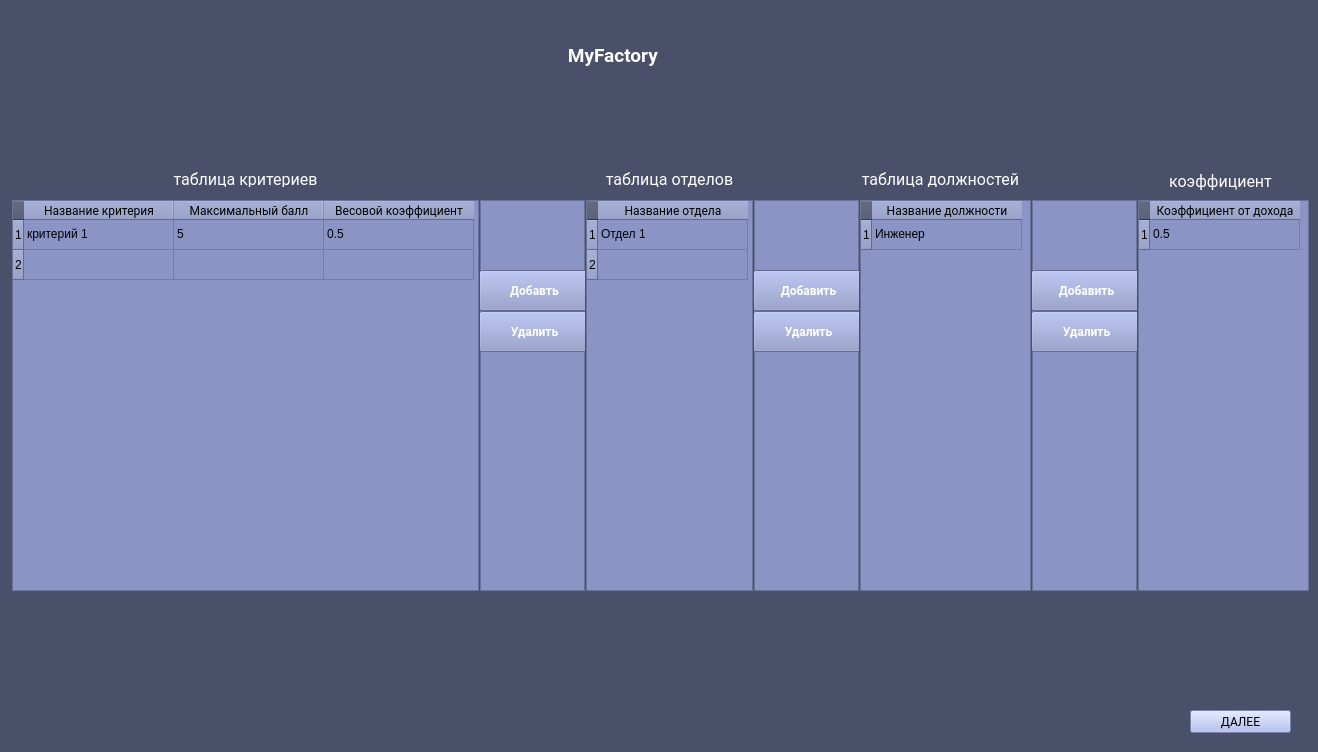
<?xml version="1.0" encoding="UTF-8"?>
<ui version="4.0">
 <class>Form</class>
 <widget class="QWidget" name="Form">
  <property name="enabled">
   <bool>true</bool>
  </property>
  <property name="geometry">
   <rect>
    <x>0</x>
    <y>0</y>
    <width>1318</width>
    <height>752</height>
   </rect>
  </property>
  <property name="windowTitle">
   <string>Form</string>
  </property>
  <property name="windowOpacity">
   <double>2.000000000000000</double>
  </property>
  <property name="styleSheet">
   <string notr="true">background-color: rgb(74, 80, 106);</string>
  </property>
  <widget class="QTableWidget" name="tableWidget">
   <property name="geometry">
    <rect>
     <x>12</x>
     <y>200</y>
     <width>467</width>
     <height>391</height>
    </rect>
   </property>
   <property name="styleSheet">
    <string notr="true">
background-color: rgb(138, 149, 197);</string>
   </property>
   <property name="rowCount">
    <number>2</number>
   </property>
   <attribute name="horizontalHeaderDefaultSectionSize">
    <number>150</number>
   </attribute>
   <row/>
   <row/>
   <column>
    <property name="text">
     <string>Название критерия</string>
    </property>
    <property name="font">
     <font>
      <family>Roboto</family>
     </font>
    </property>
    <property name="textAlignment">
     <set>AlignCenter</set>
    </property>
    <property name="background">
     <color alpha="0">
      <red>145</red>
      <green>158</green>
      <blue>208</blue>
     </color>
    </property>
   </column>
   <column>
    <property name="text">
     <string>Максимальный балл</string>
    </property>
    <property name="font">
     <font>
      <family>Roboto</family>
     </font>
    </property>
    <property name="textAlignment">
     <set>AlignCenter</set>
    </property>
   </column>
   <column>
    <property name="text">
     <string>Весовой коэффициент</string>
    </property>
    <property name="font">
     <font>
      <family>Roboto</family>
      <weight>50</weight>
      <bold>false</bold>
     </font>
    </property>
    <property name="textAlignment">
     <set>AlignCenter</set>
    </property>
   </column>
   <item row="0" column="0">
    <property name="text">
     <string>критерий 1</string>
    </property>
    <property name="background">
     <brush brushstyle="NoBrush">
      <color alpha="255">
       <red>255</red>
       <green>170</green>
       <blue>0</blue>
      </color>
     </brush>
    </property>
    <property name="foreground">
     <brush brushstyle="NoBrush">
      <color alpha="255">
       <red>255</red>
       <green>255</green>
       <blue>255</blue>
      </color>
     </brush>
    </property>
   </item>
   <item row="0" column="1">
    <property name="text">
     <string>5</string>
    </property>
    <property name="background">
     <brush brushstyle="NoBrush">
      <color alpha="255">
       <red>255</red>
       <green>255</green>
       <blue>255</blue>
      </color>
     </brush>
    </property>
    <property name="foreground">
     <brush brushstyle="NoBrush">
      <color alpha="255">
       <red>255</red>
       <green>255</green>
       <blue>255</blue>
      </color>
     </brush>
    </property>
   </item>
   <item row="0" column="2">
    <property name="text">
     <string>0.5</string>
    </property>
    <property name="foreground">
     <brush brushstyle="NoBrush">
      <color alpha="255">
       <red>255</red>
       <green>255</green>
       <blue>255</blue>
      </color>
     </brush>
    </property>
   </item>
  </widget>
  <widget class="QTableWidget" name="tableWidget_2">
   <property name="geometry">
    <rect>
     <x>586</x>
     <y>200</y>
     <width>167</width>
     <height>391</height>
    </rect>
   </property>
   <property name="styleSheet">
    <string notr="true">
background-color: rgb(138, 149, 197);</string>
   </property>
   <property name="rowCount">
    <number>2</number>
   </property>
   <attribute name="horizontalHeaderDefaultSectionSize">
    <number>150</number>
   </attribute>
   <row/>
   <row/>
   <column>
    <property name="text">
     <string>Название отдела</string>
    </property>
    <property name="font">
     <font>
      <family>Roboto</family>
     </font>
    </property>
    <property name="textAlignment">
     <set>AlignCenter</set>
    </property>
    <property name="background">
     <color alpha="0">
      <red>145</red>
      <green>158</green>
      <blue>208</blue>
     </color>
    </property>
   </column>
   <item row="0" column="0">
    <property name="text">
     <string>Отдел 1</string>
    </property>
    <property name="background">
     <brush brushstyle="NoBrush">
      <color alpha="255">
       <red>255</red>
       <green>170</green>
       <blue>0</blue>
      </color>
     </brush>
    </property>
    <property name="foreground">
     <brush brushstyle="NoBrush">
      <color alpha="255">
       <red>255</red>
       <green>255</green>
       <blue>255</blue>
      </color>
     </brush>
    </property>
   </item>
  </widget>
  <widget class="QFrame" name="frame">
   <property name="geometry">
    <rect>
     <x>480</x>
     <y>200</y>
     <width>105</width>
     <height>391</height>
    </rect>
   </property>
   <property name="styleSheet">
    <string notr="true">background-color: rgb(138, 149, 197);</string>
   </property>
   <property name="frameShape">
    <enum>QFrame::StyledPanel</enum>
   </property>
   <property name="frameShadow">
    <enum>QFrame::Raised</enum>
   </property>
   <widget class="QPushButton" name="pushButton_3">
    <property name="geometry">
     <rect>
      <x>-1</x>
      <y>70</y>
      <width>111</width>
      <height>41</height>
     </rect>
    </property>
    <property name="font">
     <font>
      <family>Roboto</family>
      <weight>75</weight>
      <bold>true</bold>
     </font>
    </property>
    <property name="styleSheet">
     <string notr="true">color: rgb(255, 255, 255);</string>
    </property>
    <property name="text">
     <string>Добавть</string>
    </property>
   </widget>
   <widget class="QPushButton" name="pushButton_2">
    <property name="enabled">
     <bool>true</bool>
    </property>
    <property name="geometry">
     <rect>
      <x>-1</x>
      <y>111</y>
      <width>111</width>
      <height>41</height>
     </rect>
    </property>
    <property name="font">
     <font>
      <family>Roboto</family>
      <weight>75</weight>
      <bold>true</bold>
     </font>
    </property>
    <property name="styleSheet">
     <string notr="true">color: rgb(255, 255, 255);</string>
    </property>
    <property name="text">
     <string>Удалить</string>
    </property>
   </widget>
  </widget>
  <widget class="QFrame" name="frame_2">
   <property name="geometry">
    <rect>
     <x>754</x>
     <y>200</y>
     <width>105</width>
     <height>391</height>
    </rect>
   </property>
   <property name="styleSheet">
    <string notr="true">background-color: rgb(138, 149, 197);</string>
   </property>
   <property name="frameShape">
    <enum>QFrame::StyledPanel</enum>
   </property>
   <property name="frameShadow">
    <enum>QFrame::Raised</enum>
   </property>
   <widget class="QPushButton" name="pushButton_4">
    <property name="geometry">
     <rect>
      <x>-1</x>
      <y>70</y>
      <width>111</width>
      <height>41</height>
     </rect>
    </property>
    <property name="font">
     <font>
      <family>Roboto</family>
      <weight>75</weight>
      <bold>true</bold>
     </font>
    </property>
    <property name="styleSheet">
     <string notr="true">color: rgb(255, 255, 255);</string>
    </property>
    <property name="text">
     <string>Добавить</string>
    </property>
   </widget>
   <widget class="QPushButton" name="pushButton_5">
    <property name="enabled">
     <bool>true</bool>
    </property>
    <property name="geometry">
     <rect>
      <x>-1</x>
      <y>111</y>
      <width>111</width>
      <height>41</height>
     </rect>
    </property>
    <property name="font">
     <font>
      <family>Roboto</family>
      <weight>75</weight>
      <bold>true</bold>
     </font>
    </property>
    <property name="styleSheet">
     <string notr="true">color: rgb(255, 255, 255);</string>
    </property>
    <property name="text">
     <string>Удалить</string>
    </property>
   </widget>
  </widget>
  <widget class="QPushButton" name="ButtonNext">
   <property name="geometry">
    <rect>
     <x>1190</x>
     <y>710</y>
     <width>101</width>
     <height>23</height>
    </rect>
   </property>
   <property name="font">
    <font>
     <family>Roboto</family>
     <pointsize>9</pointsize>
     <weight>50</weight>
     <bold>false</bold>
    </font>
   </property>
   <property name="styleSheet">
    <string notr="true">background-color: rgb(168, 182, 240);
color: rgb(0, 0, 0);</string>
   </property>
   <property name="text">
    <string>ДАЛЕЕ</string>
   </property>
  </widget>
  <widget class="QTableWidget" name="tableWidget_3">
   <property name="geometry">
    <rect>
     <x>1138</x>
     <y>200</y>
     <width>171</width>
     <height>391</height>
    </rect>
   </property>
   <property name="styleSheet">
    <string notr="true">
background-color: rgb(138, 149, 197);</string>
   </property>
   <property name="autoScroll">
    <bool>true</bool>
   </property>
   <property name="dragDropOverwriteMode">
    <bool>true</bool>
   </property>
   <property name="wordWrap">
    <bool>true</bool>
   </property>
   <property name="rowCount">
    <number>1</number>
   </property>
   <attribute name="horizontalHeaderDefaultSectionSize">
    <number>150</number>
   </attribute>
   <row/>
   <column>
    <property name="text">
     <string>Коэффициент от дохода</string>
    </property>
    <property name="font">
     <font>
      <family>Roboto</family>
     </font>
    </property>
    <property name="textAlignment">
     <set>AlignCenter</set>
    </property>
    <property name="background">
     <color alpha="0">
      <red>145</red>
      <green>158</green>
      <blue>208</blue>
     </color>
    </property>
   </column>
   <item row="0" column="0">
    <property name="text">
     <string>0.5</string>
    </property>
    <property name="background">
     <brush brushstyle="NoBrush">
      <color alpha="255">
       <red>255</red>
       <green>170</green>
       <blue>0</blue>
      </color>
     </brush>
    </property>
    <property name="foreground">
     <brush brushstyle="NoBrush">
      <color alpha="255">
       <red>255</red>
       <green>255</green>
       <blue>255</blue>
      </color>
     </brush>
    </property>
   </item>
  </widget>
  <widget class="QLabel" name="label">
   <property name="geometry">
    <rect>
     <x>165</x>
     <y>171</y>
     <width>161</width>
     <height>16</height>
    </rect>
   </property>
   <property name="font">
    <font>
     <family>Roboto</family>
     <pointsize>12</pointsize>
     <weight>50</weight>
     <bold>false</bold>
    </font>
   </property>
   <property name="styleSheet">
    <string notr="true">color: rgb(255, 255, 255);</string>
   </property>
   <property name="text">
    <string>таблица критериев</string>
   </property>
   <property name="alignment">
    <set>Qt::AlignCenter</set>
   </property>
  </widget>
  <widget class="QLabel" name="label_4">
   <property name="geometry">
    <rect>
     <x>589</x>
     <y>171</y>
     <width>161</width>
     <height>16</height>
    </rect>
   </property>
   <property name="font">
    <font>
     <family>Roboto</family>
     <pointsize>12</pointsize>
     <weight>50</weight>
     <bold>false</bold>
    </font>
   </property>
   <property name="styleSheet">
    <string notr="true">color: rgb(255, 255, 255);</string>
   </property>
   <property name="text">
    <string>таблица отделов</string>
   </property>
   <property name="alignment">
    <set>Qt::AlignCenter</set>
   </property>
  </widget>
  <widget class="QLabel" name="label_2">
   <property name="geometry">
    <rect>
     <x>1140</x>
     <y>171</y>
     <width>161</width>
     <height>20</height>
    </rect>
   </property>
   <property name="font">
    <font>
     <family>Roboto</family>
     <pointsize>12</pointsize>
     <weight>50</weight>
     <bold>false</bold>
    </font>
   </property>
   <property name="styleSheet">
    <string notr="true">color: rgb(255, 255, 255);</string>
   </property>
   <property name="text">
    <string>коэффициент</string>
   </property>
   <property name="alignment">
    <set>Qt::AlignCenter</set>
   </property>
  </widget>
  <widget class="QLabel" name="label_name_factory">
   <property name="geometry">
    <rect>
     <x>0</x>
     <y>40</y>
     <width>1221</width>
     <height>31</height>
    </rect>
   </property>
   <property name="font">
    <font>
     <family>Roboto</family>
     <pointsize>14</pointsize>
     <weight>75</weight>
     <bold>true</bold>
    </font>
   </property>
   <property name="styleSheet">
    <string notr="true">color: rgb(255, 255, 255);</string>
   </property>
   <property name="text">
    <string> MyFactory</string>
   </property>
   <property name="alignment">
    <set>Qt::AlignCenter</set>
   </property>
  </widget>
  <widget class="QLabel" name="label_3">
   <property name="geometry">
    <rect>
     <x>20</x>
     <y>620</y>
     <width>461</width>
     <height>16</height>
    </rect>
   </property>
   <property name="font">
    <font>
     <family>Roboto</family>
     <pointsize>9</pointsize>
     <weight>75</weight>
     <bold>true</bold>
    </font>
   </property>
   <property name="styleSheet">
    <string notr="true">color: rgb(255, 0, 0);</string>
   </property>
   <property name="text">
    <string/>
   </property>
  </widget>
  <widget class="QTableWidget" name="tableWidget_4">
   <property name="geometry">
    <rect>
     <x>860</x>
     <y>200</y>
     <width>171</width>
     <height>391</height>
    </rect>
   </property>
   <property name="styleSheet">
    <string notr="true">
background-color: rgb(138, 149, 197);</string>
   </property>
   <property name="autoScroll">
    <bool>true</bool>
   </property>
   <property name="dragDropOverwriteMode">
    <bool>true</bool>
   </property>
   <property name="wordWrap">
    <bool>true</bool>
   </property>
   <property name="rowCount">
    <number>1</number>
   </property>
   <attribute name="horizontalHeaderDefaultSectionSize">
    <number>150</number>
   </attribute>
   <row/>
   <column>
    <property name="text">
     <string>Название должности</string>
    </property>
    <property name="font">
     <font>
      <family>Roboto</family>
     </font>
    </property>
    <property name="textAlignment">
     <set>AlignCenter</set>
    </property>
    <property name="background">
     <color alpha="0">
      <red>145</red>
      <green>158</green>
      <blue>208</blue>
     </color>
    </property>
   </column>
   <item row="0" column="0">
    <property name="text">
     <string>Инженер</string>
    </property>
    <property name="background">
     <brush brushstyle="NoBrush">
      <color alpha="255">
       <red>255</red>
       <green>170</green>
       <blue>0</blue>
      </color>
     </brush>
    </property>
    <property name="foreground">
     <brush brushstyle="NoBrush">
      <color alpha="255">
       <red>255</red>
       <green>255</green>
       <blue>255</blue>
      </color>
     </brush>
    </property>
   </item>
  </widget>
  <widget class="QFrame" name="frame_3">
   <property name="geometry">
    <rect>
     <x>1032</x>
     <y>200</y>
     <width>105</width>
     <height>391</height>
    </rect>
   </property>
   <property name="styleSheet">
    <string notr="true">background-color: rgb(138, 149, 197);</string>
   </property>
   <property name="frameShape">
    <enum>QFrame::StyledPanel</enum>
   </property>
   <property name="frameShadow">
    <enum>QFrame::Raised</enum>
   </property>
   <widget class="QPushButton" name="pushButton_6">
    <property name="geometry">
     <rect>
      <x>-1</x>
      <y>70</y>
      <width>111</width>
      <height>41</height>
     </rect>
    </property>
    <property name="font">
     <font>
      <family>Roboto</family>
      <weight>75</weight>
      <bold>true</bold>
     </font>
    </property>
    <property name="styleSheet">
     <string notr="true">color: rgb(255, 255, 255);</string>
    </property>
    <property name="text">
     <string>Добавить</string>
    </property>
   </widget>
   <widget class="QPushButton" name="pushButton_7">
    <property name="enabled">
     <bool>true</bool>
    </property>
    <property name="geometry">
     <rect>
      <x>-1</x>
      <y>111</y>
      <width>111</width>
      <height>41</height>
     </rect>
    </property>
    <property name="font">
     <font>
      <family>Roboto</family>
      <weight>75</weight>
      <bold>true</bold>
     </font>
    </property>
    <property name="styleSheet">
     <string notr="true">color: rgb(255, 255, 255);</string>
    </property>
    <property name="text">
     <string>Удалить</string>
    </property>
   </widget>
  </widget>
  <widget class="QLabel" name="label_5">
   <property name="geometry">
    <rect>
     <x>860</x>
     <y>171</y>
     <width>161</width>
     <height>16</height>
    </rect>
   </property>
   <property name="font">
    <font>
     <family>Roboto</family>
     <pointsize>12</pointsize>
     <weight>50</weight>
     <bold>false</bold>
    </font>
   </property>
   <property name="styleSheet">
    <string notr="true">color: rgb(255, 255, 255);</string>
   </property>
   <property name="text">
    <string>таблица должностей</string>
   </property>
   <property name="alignment">
    <set>Qt::AlignCenter</set>
   </property>
  </widget>
 </widget>
 <resources/>
 <connections/>
</ui>
